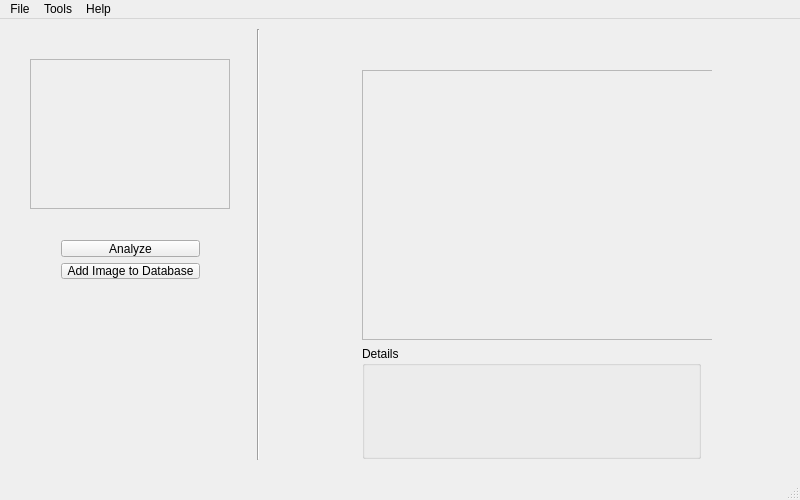
<?xml version="1.0" encoding="UTF-8"?>
<ui version="4.0">
 <class>mainWindow</class>
 <widget class="QMainWindow" name="mainWindow">
  <property name="geometry">
   <rect>
    <x>0</x>
    <y>0</y>
    <width>800</width>
    <height>500</height>
   </rect>
  </property>
  <property name="minimumSize">
   <size>
    <width>800</width>
    <height>500</height>
   </size>
  </property>
  <property name="maximumSize">
   <size>
    <width>800</width>
    <height>500</height>
   </size>
  </property>
  <property name="focusPolicy">
   <enum>Qt::StrongFocus</enum>
  </property>
  <property name="windowTitle">
   <string>mainWindow</string>
  </property>
  <property name="iconSize">
   <size>
    <width>50</width>
    <height>50</height>
   </size>
  </property>
  <widget class="QWidget" name="centralWidget">
   <widget class="Line" name="line">
    <property name="geometry">
     <rect>
      <x>250</x>
      <y>10</y>
      <width>16</width>
      <height>431</height>
     </rect>
    </property>
    <property name="orientation">
     <enum>Qt::Vertical</enum>
    </property>
   </widget>
   <widget class="QLabel" name="boxImageQuery">
    <property name="geometry">
     <rect>
      <x>30</x>
      <y>40</y>
      <width>200</width>
      <height>150</height>
     </rect>
    </property>
    <property name="minimumSize">
     <size>
      <width>200</width>
      <height>150</height>
     </size>
    </property>
    <property name="maximumSize">
     <size>
      <width>200</width>
      <height>150</height>
     </size>
    </property>
    <property name="frameShape">
     <enum>QFrame::StyledPanel</enum>
    </property>
    <property name="lineWidth">
     <number>2</number>
    </property>
    <property name="text">
     <string/>
    </property>
   </widget>
   <widget class="QPushButton" name="imageResultPrev">
    <property name="geometry">
     <rect>
      <x>290</x>
      <y>150</y>
      <width>50</width>
      <height>50</height>
     </rect>
    </property>
    <property name="minimumSize">
     <size>
      <width>50</width>
      <height>50</height>
     </size>
    </property>
    <property name="maximumSize">
     <size>
      <width>50</width>
      <height>50</height>
     </size>
    </property>
    <property name="text">
     <string/>
    </property>
    <property name="icon">
     <iconset resource="resources.qrc">
      <normaloff>:/icons/icons/prev.png</normaloff>:/icons/icons/prev.png</iconset>
    </property>
    <property name="iconSize">
     <size>
      <width>50</width>
      <height>50</height>
     </size>
    </property>
    <property name="flat">
     <bool>true</bool>
    </property>
   </widget>
   <widget class="QPushButton" name="imageResultNext">
    <property name="geometry">
     <rect>
      <x>730</x>
      <y>160</y>
      <width>50</width>
      <height>50</height>
     </rect>
    </property>
    <property name="minimumSize">
     <size>
      <width>50</width>
      <height>50</height>
     </size>
    </property>
    <property name="maximumSize">
     <size>
      <width>50</width>
      <height>50</height>
     </size>
    </property>
    <property name="focusPolicy">
     <enum>Qt::ClickFocus</enum>
    </property>
    <property name="text">
     <string/>
    </property>
    <property name="icon">
     <iconset resource="resources.qrc">
      <normaloff>:/icons/icons/next.png</normaloff>:/icons/icons/next.png</iconset>
    </property>
    <property name="iconSize">
     <size>
      <width>50</width>
      <height>50</height>
     </size>
    </property>
    <property name="flat">
     <bool>true</bool>
    </property>
   </widget>
   <widget class="QWidget" name="">
    <property name="geometry">
     <rect>
      <x>351</x>
      <y>40</y>
      <width>361</width>
      <height>411</height>
     </rect>
    </property>
    <layout class="QVBoxLayout" name="verticalLayout">
     <item>
      <widget class="QLabel" name="boxImageResult">
       <property name="minimumSize">
        <size>
         <width>360</width>
         <height>270</height>
        </size>
       </property>
       <property name="maximumSize">
        <size>
         <width>360</width>
         <height>270</height>
        </size>
       </property>
       <property name="frameShape">
        <enum>QFrame::StyledPanel</enum>
       </property>
       <property name="lineWidth">
        <number>2</number>
       </property>
       <property name="text">
        <string/>
       </property>
      </widget>
     </item>
     <item>
      <widget class="QGroupBox" name="imageDetails">
       <property name="title">
        <string>Details</string>
       </property>
      </widget>
     </item>
    </layout>
   </widget>
   <widget class="QWidget" name="">
    <property name="geometry">
     <rect>
      <x>50</x>
      <y>210</y>
      <width>161</width>
      <height>61</height>
     </rect>
    </property>
    <layout class="QVBoxLayout" name="verticalLayout_2">
     <item>
      <widget class="QPushButton" name="buttonAnalyze">
       <property name="text">
        <string>Analyze</string>
       </property>
      </widget>
     </item>
     <item>
      <widget class="QPushButton" name="buttonAddToDB">
       <property name="text">
        <string>Add Image to Database</string>
       </property>
      </widget>
     </item>
    </layout>
   </widget>
  </widget>
  <widget class="QMenuBar" name="menuBar">
   <property name="geometry">
    <rect>
     <x>0</x>
     <y>0</y>
     <width>800</width>
     <height>21</height>
    </rect>
   </property>
   <widget class="QMenu" name="menuFile">
    <property name="title">
     <string>File</string>
    </property>
    <addaction name="actionOpen"/>
    <addaction name="separator"/>
    <addaction name="actionExit"/>
   </widget>
   <widget class="QMenu" name="menuHelp">
    <property name="title">
     <string>Help</string>
    </property>
    <addaction name="actionAbout"/>
    <addaction name="actionContents"/>
   </widget>
   <widget class="QMenu" name="menuTools">
    <property name="title">
     <string>Tools</string>
    </property>
    <addaction name="actionDBconnect"/>
   </widget>
   <addaction name="menuFile"/>
   <addaction name="menuTools"/>
   <addaction name="menuHelp"/>
  </widget>
  <widget class="QStatusBar" name="statusBar"/>
  <action name="actionOpen">
   <property name="text">
    <string>Open</string>
   </property>
   <property name="shortcut">
    <string>Ctrl+O</string>
   </property>
  </action>
  <action name="actionExit">
   <property name="text">
    <string>Exit</string>
   </property>
   <property name="shortcut">
    <string>Ctrl+Q</string>
   </property>
  </action>
  <action name="actionAnalyze">
   <property name="text">
    <string>Analyze</string>
   </property>
  </action>
  <action name="actionAbout">
   <property name="text">
    <string>About</string>
   </property>
  </action>
  <action name="actionContents">
   <property name="text">
    <string>Contents</string>
   </property>
   <property name="shortcut">
    <string>F1</string>
   </property>
  </action>
  <action name="actionDBconnect">
   <property name="text">
    <string>Connect to Database</string>
   </property>
  </action>
 </widget>
 <layoutdefault spacing="6" margin="11"/>
 <resources>
  <include location="resources.qrc"/>
 </resources>
 <connections/>
</ui>
